Frame 1 (no input): blank canvas, image omitted
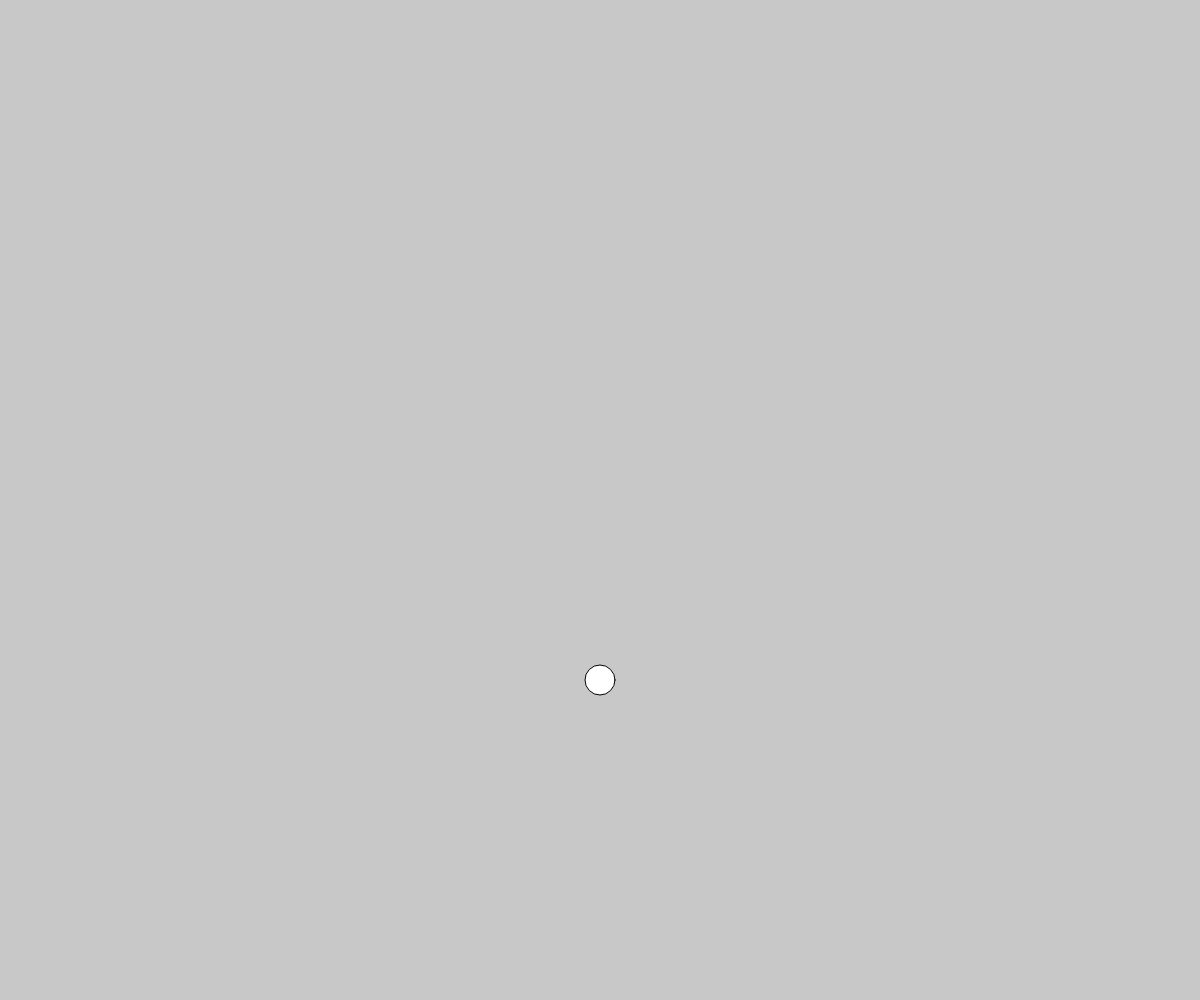
Frame 60 (no input)
Frame 120 (the mouse pressed at the canvas centre since frame 60): blank canvas, image omitted

The p5.js sketch that drew this single still picture (run headless with seeded random() and noise() and a simulated clock; from frame 60 on, the mouse is pressed at the canvas centre):

// p5.js sketch
// ── sketch.js
let posizioneX, posizioneY
let velX, velY


function setup() {
createCanvas(windowWidth,windowHeight)

	posizioneX=width/2
	posizioneY=height/2

	velX= 20
	velY= 3
	
}

//posizioneX=width/2



function windowResized () {
resizeCanvas (windowWidth, windowHeight)

}

function draw () {

	
	posizioneX=posizioneX + velX
	posizioneY=posizioneY + velY



if (posizioneX>= width|| posizioneX < 0) {
	velX=-velX 
}




if (posizioneY>= height || posizioneY < 0){
	velY=-velY
}

background(200)

circle (posizioneX,posizioneY,30)
}







	











	
	
